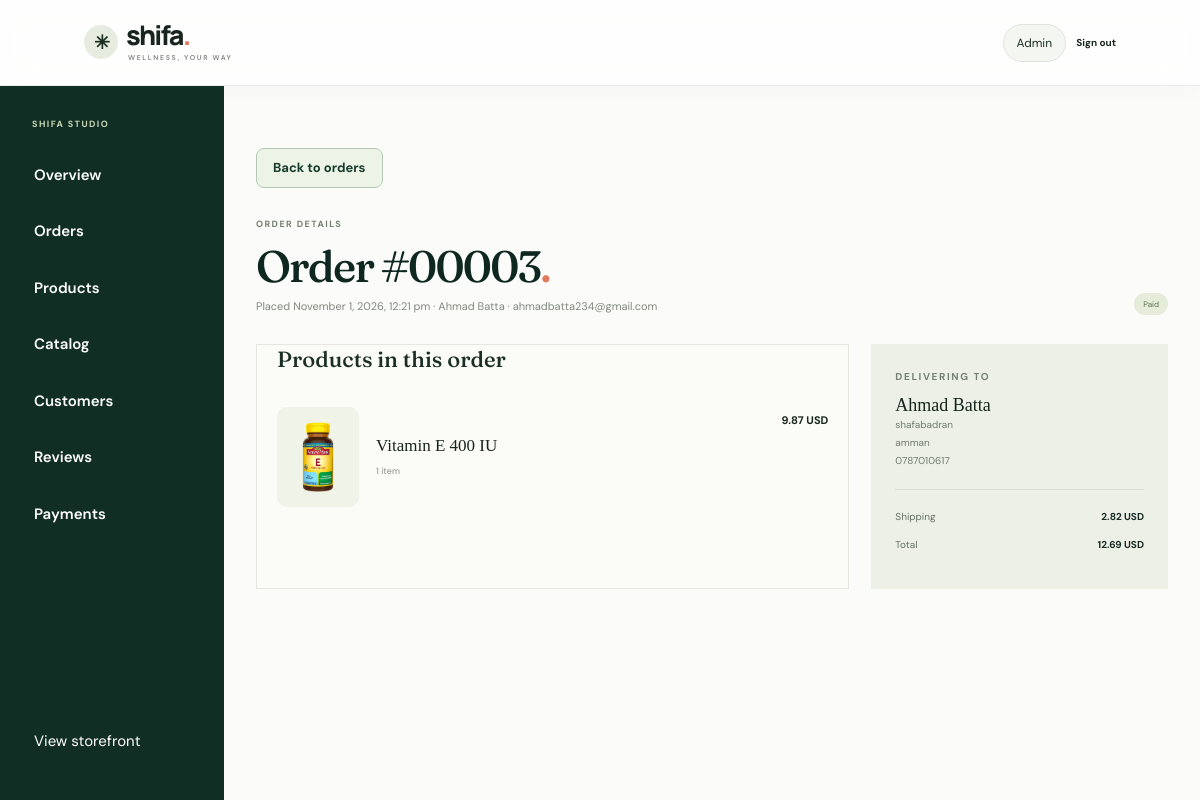
The app's page /admin/order?id=3 (signed in) with its own data.
### tables this page shows
CREATE TABLE `orders` (
  `id` int(10) UNSIGNED NOT NULL,
  `user_id` int(10) UNSIGNED NOT NULL,
  `status` enum('pending','paid','processing','shipped','delivered','cancelled','refunded') NOT NULL DEFAULT 'pending',
  `total` decimal(10,2) NOT NULL,
  `currency` char(3) NOT NULL DEFAULT 'usd',
  `discount_total` decimal(10,2) NOT NULL DEFAULT 0.00,
  `shipping_total` decimal(10,2) NOT NULL DEFAULT 0.00,
  `ship_name` varchar(100) NOT NULL,
  `ship_phone` varchar(30) NOT NULL,
  `ship_address` varchar(255) NOT NULL,
  `ship_city` varchar(80) NOT NULL,
  `shipping_time` datetime DEFAULT NULL,
  `processed_by_admin_id` int(10) UNSIGNED DEFAULT NULL,
  `created_at` datetime NOT NULL DEFAULT current_timestamp(),
  `updated_at` datetime NOT NULL DEFAULT current_timestamp() ON UPDATE current_timestamp()
);

CREATE TABLE `users` (
  `id` int(10) UNSIGNED NOT NULL,
  `name` varchar(100) NOT NULL,
  `email` varchar(150) NOT NULL,
  `password_hash` varchar(255) DEFAULT NULL,
  `google_id` varchar(100) DEFAULT NULL,
  `phone` varchar(30) DEFAULT NULL,
  `address` varchar(255) DEFAULT NULL,
  `city` varchar(80) DEFAULT NULL,
  `is_blocked_from_commenting` tinyint(1) NOT NULL DEFAULT 0,
  `is_blocked_from_rating` tinyint(1) NOT NULL DEFAULT 0,
  `blocked_by_admin_id` int(10) UNSIGNED DEFAULT NULL,
  `created_at` datetime NOT NULL DEFAULT current_timestamp(),
  `updated_at` datetime NOT NULL DEFAULT current_timestamp() ON UPDATE current_timestamp()
);

CREATE TABLE `order_items` (
  `id` int(10) UNSIGNED NOT NULL,
  `order_id` int(10) UNSIGNED NOT NULL,
  `product_id` int(10) UNSIGNED DEFAULT NULL,
  `product_name` varchar(150) NOT NULL,
  `size` varchar(20) DEFAULT NULL,
  `quantity` int(10) UNSIGNED NOT NULL,
  `order_total` decimal(10,2) NOT NULL,
  `delivery_price` decimal(10,2) NOT NULL DEFAULT 0.00
);

### app/Core/Controllers/AdminConsoleController.php (called while the page is built, shortened)
<?php
require_once __DIR__ . '/../Database.php';
require_once __DIR__ . '/../../Models/AdminOrder.php';
class AdminConsoleController extends Controller
{
    private PDO $db;
    private string $basePath;
    public function __construct()
    {
        $this->basePath = rtrim(str_replace('\\', '/', dirname($_SERVER['SCRIPT_NAME'] ?? '')), '/');
        $this->db = (new Database())->connect();
    }
    public function orderDetails(): void
    {
        $orderId = filter_var($_GET['id'] ?? null, FILTER_VALIDATE_INT, ['options' => ['min_range' => 1]]);
        $order = $orderId ? (new AdminOrder($this->db))->getById($orderId) : null;
        $this->render('admin/order-detail', ['order' => $order, 'title' => 'Order #' . $orderId]);
    }
    private function render(string $page, array $data): void
    {
        $this->view('layout', $data + [
            'page_view' => $page, 'base_path' => $this->basePath,
            'csrf_token' => $_SESSION['admin_csrf'], 'cart_count' => 0,
            'user' => ['name' => $_SESSION['name'] ?? 'Admin'], 'is_admin' => true,
        ]);
    }
}

### app/Core/Router.php (called while the page is built, shortened)
<?php
class Router
{
    private $routes = [];
    public function get($url, $action)
    {
        $this->routes['GET'][$url] = $action;
    }
    public function post($url, $action)
    {
        $this->routes['POST'][$url] = $action;
    }
    public function dispatch()
    {
        $method = $_SERVER['REQUEST_METHOD'];
        $url = parse_url($_SERVER['REQUEST_URI'], PHP_URL_PATH);
        $base = str_replace('\\', '/', dirname($_SERVER['SCRIPT_NAME']));
        if ($base !== '/' && strpos($url, $base) === 0) {
            $url = substr($url, strlen($base));
        }
        $url = rtrim($url, '/');
        list($controllerPath, $controllerMethod) = explode('@', $this->routes[$method][$url]);
        $controller = new $className();
        $controller->$controllerMethod();
    }
}

### public/index.php (called while the page is built)
<?php
require_once __DIR__ . '/../app/Core/Router.php';
$router = new Router();
$router->get('/', 'StorefrontController@home');
$router->get('/shop', 'StorefrontController@shop');
$router->get('/product', 'StorefrontController@product');
$router->post('/reviews', 'Admin/ReviewsController@store');
$router->get('/cart', 'StorefrontController@cart');
$router->post('/cart/add', 'StorefrontController@addToCart');
$router->post('/cart/update', 'StorefrontController@updateCart');
$router->post('/cart/remove', 'StorefrontController@removeFromCart');
$router->get('/account/orders', 'AccountController@orders');
$router->get('/account/order', 'AccountController@order');
$router->get('/admin/products', 'AdminConsoleController@products');
$router->get('/admin/product', 'AdminConsoleController@productForm');
$router->post('/admin/product/save', 'AdminConsoleController@saveProduct');
$router->post('/admin/product/delete', 'AdminConsoleController@deleteProduct');
$router->post('/admin/product/review-notes', 'AdminConsoleController@generateReviewNotes');
$router->get('/admin/orders', 'AdminConsoleController@orders');
$router->get('/admin/order', 'AdminConsoleController@orderDetails');
$router->post('/admin/order/status', 'AdminConsoleController@updateOrderStatus');
$router->get('/admin/users', 'AdminConsoleController@users');
$router->get('/admin/catalog', 'AdminConsoleController@catalog');
$router->post('/admin/catalog/category', 'AdminConsoleController@saveCategory');
$router->post('/admin/catalog/brand', 'AdminConsoleController@saveBrand');
$router->get('/checkout', 'CheckoutController@index');
$router->post('/checkout/cash-on-delivery', 'CheckoutController@cashOnDelivery');
$router->get('/checkout/return', 'CheckoutController@returnFromStripe');
$router->post('/checkout/verify', 'CheckoutController@verify');
$router->post('/orders', 'UserOrderController@store');
$router->get('/orders/csrf', 'UserOrderController@csrfToken');
$router->get('/admin/payments', 'Admin/PaymentsController@index');
$router->get('/admin', 'Admin/OverviewController@index');
$router->get('/admin/dashboard', 'Admin/OverviewController@index');
$router->get('/admin/reviews', 'Admin/ReviewsController@index');
$router->post('/admin/reviews/approve', 'Admin/ReviewsController@approve');
$router->post('/admin/reviews/reject', 'Admin/ReviewsController@reject');
$router->get('/profile', 'ProfileController@index');
$router->post('/profile/update', 'ProfileController@update');
$router->post('/profile/password', 'ProfileController@changePassword');
$router->get('/login', 'AuthPageController@index');
$router->post('/login', 'AuthPageController@login');
$router->post('/register', 'AuthPageController@register');
$router->get('/auth/google', 'AuthPageController@googleLogin');
$router->get('/auth/google/callback', 'AuthPageController@googleCallback');
$router->post('/logout', 'AuthPageController@logout');
$router->dispatch();

### app/Core/Database.php (called while the page is built, shortened)
<?php
class Database
{
    private $servername;
    private $username;
    private $password;
    private $dbname;
    public function __construct()
    {
        $this->servername = getenv('DB_HOST') ?: 'localhost';
        $this->username = getenv('DB_USER') ?: 'root';
        $this->password = getenv('DB_PASSWORD') ?: '';
        $this->dbname = getenv('DB_NAME') ?: 'vitemines';
    }
    public function connect()
    {
        try {
            $pdo = new PDO(
                "mysql:host={$this->servername};dbname={$this->dbname};charset=utf8mb4",
                $this->username,
                $this->password,
                [
                    PDO::ATTR_ERRMODE => PDO::ERRMODE_EXCEPTION,
                    PDO::ATTR_DEFAULT_FETCH_MODE => PDO::FETCH_ASSOC,
                    PDO::ATTR_EMULATE_PREPARES => false,
                ]
            );
            return $pdo;
        } catch (PDOException $e) {
            error_log('Database connection failed: ' . $e->getMessage());
            http_response_code(503);
            exit('The Shifa store is temporarily unavailable. Check the database configuration.');
        }
    }
}

### app/Models/Order.php (called while the page is built, shortened)
<?php
require_once __DIR__ . '/OrderItem.php';
class Order
{
    public function __construct(PDO $db)
    {
        $this->db = $db;
        $this->orderItem = new OrderItem($db);
    }
}

### app/Models/AdminOrder.php (called while the page is built, shortened)
<?php
require_once __DIR__ . '/Order.php';
class AdminOrder extends Order
{
    public function getById(int $orderId): ?array
    {
        $sql = "SELECT o.*, u.name AS customer_name, u.email, u.phone
                FROM orders o
                JOIN users u ON o.user_id = u.id
                WHERE o.id = :id";
        $stmt = $this->db->prepare($sql);
        $stmt->execute([':id' => $orderId]);
        $order = $stmt->fetch(PDO::FETCH_ASSOC);
        $order['items'] = $this->orderItem->getItemsByOrderId($orderId);
        return $order;
    }
}

### app/Models/OrderItem.php (called while the page is built, shortened)
<?php
class OrderItem
{
    private PDO $db;
    public function __construct(PDO $db)
    {
        $this->db = $db;
    }
    public function getItemsByOrderId(int $orderId): array
    {
        $sql = "SELECT oi.*, p.name AS live_product_name, p.image AS product_images, p.is_active AS product_is_active, p.brand_id AS product_brand_id, c.name AS product_category_name
                FROM order_items oi
                LEFT JOIN products p ON p.id = oi.product_id
                LEFT JOIN categories c ON c.id = p.category_id
                WHERE oi.order_id = :order_id
                ORDER BY oi.id ASC";
        $stmt = $this->db->prepare($sql);
        $stmt->execute([':order_id' => $orderId]);
        return $stmt->fetchAll(PDO::FETCH_ASSOC);
    }
}

### app/Views/admin/order-detail.php (the view, shortened to what this page needs)
<section class="section-wrap dashboard-page admin-page">
    <a class="text-link" href="<?= $e($base) ?>/admin/orders">Back to orders</a>
    <div class="dashboard-heading order-detail-heading">
        <div><p class="eyebrow">ORDER DETAILS</p><h1>Order #<?= str_pad((string) $order['id'], 5, '0', STR_PAD_LEFT) ?><span class="brand-dot">.</span></h1><p>Placed <?= $e(date('F j, Y, g:i a', strtotime($order['created_at']))) ?> · <?= $e($order['customer_name']) ?> · <?= $e($order['email']) ?></p></div>
        <i class="status-pill status-<?= $e($order['status']) ?>"><?= $e(ucfirst($order['status'])) ?></i>
    </div>
    <div class="order-detail-layout">
        <div class="data-card cart-list admin-order-items">
            <h2>Products in this order</h2>
            <?php foreach ($order['items'] as $item): ?>
                <?php $productUrl = (string) ($item['product_url'] ?? ''); ?>
                <article class="cart-item">
                    <?php if ($productUrl !== ''): ?><a class="cart-thumb" href="<?= $e($productUrl) ?>" aria-label="View <?= $e($item['product_name']) ?> details"><?php else: ?><span class="cart-thumb" aria-hidden="true"><?php endif; ?>
                        <?php if (!empty($item['image_url'])): ?><img src="<?= $e($item['image_url']) ?>" alt="<?= $e($item['product_name']) ?>" loading="lazy"><?php else: ?><span>✳</span><?php endif; ?>
                    <?php if ($productUrl !== ''): ?></a><?php else: ?></span><?php endif; ?>
                    <div class="cart-item-info">
                        <?php if ($productUrl !== ''): ?><a href="<?= $e($productUrl) ?>"><b><?= $e($item['product_name']) ?></b></a><?php else: ?><b><?= $e($item['product_name']) ?></b><?php endif; ?>
                        <small><?= (int) $item['quantity'] ?> item<?= (int) $item['quantity'] === 1 ? '' : 's' ?><?= !empty($item['size']) ? ' · ' . $e($item['size']) : '' ?></small>
                    </div>
                    <strong><?= number_format((float) $item['order_total'], 2) ?> USD</strong>
                </article>
            <?php endforeach; ?>
        </div>
        <aside class="order-summary">
            <p class="eyebrow">DELIVERING TO</p><h3><?= $e($order['ship_name']) ?></h3><p><?= $e($order['ship_address']) ?><br><?= $e($order['ship_city']) ?><br><?= $e($order['ship_phone']) ?></p>
            <hr><div><span>Shipping</span><b><?= number_format((float) $order['shipping_total'], 2) ?> USD</b></div><div><span>Total</span><b><?= number_format((float) $order['total'], 2) ?> USD</b></div>
        </aside>
    </div>
</section>

### records on screen
orders: id "00003", created_at "November 1, 2026, 12:21 pm", user.name "Ahmad Batta", user.email "ahmadbatta234@gmail.com", status "Paid", ship_name "Ahmad Batta", ship_address "shafabadran", ship_city "amman", ship_phone "0787010617", shipping_total "2.82", total "12.69"
order_items: product_name (picture), product_name "Vitamin E 400 IU", quantity "1", order_total "9.87"

### other values on screen
$e($label) "Overview"
$e($label) "Orders"
$e($label) "Products"
$e($label) "Catalog"
$e($label) "Customers"
$e($label) "Reviews"
$e($label) "Payments"
